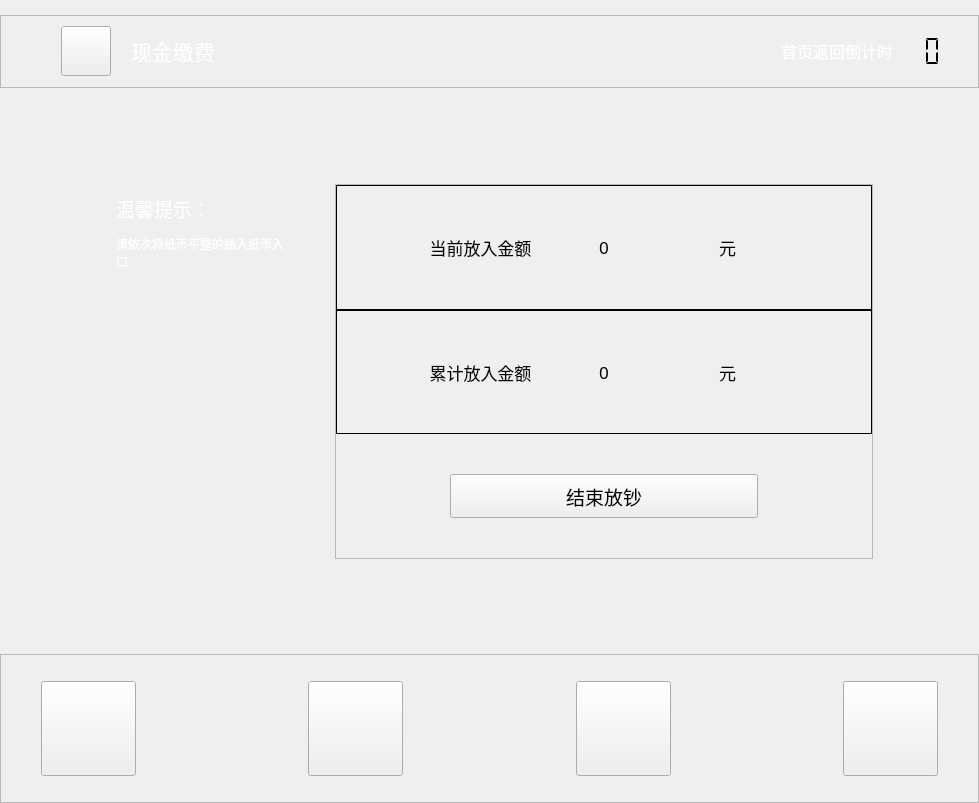
<?xml version="1.0" encoding="UTF-8"?>
<ui version="4.0">
 <class>CashPay</class>
 <widget class="QWidget" name="CashPay">
  <property name="geometry">
   <rect>
    <x>0</x>
    <y>0</y>
    <width>979</width>
    <height>803</height>
   </rect>
  </property>
  <property name="sizePolicy">
   <sizepolicy hsizetype="Preferred" vsizetype="Preferred">
    <horstretch>0</horstretch>
    <verstretch>0</verstretch>
   </sizepolicy>
  </property>
  <property name="windowTitle">
   <string>Form</string>
  </property>
  <layout class="QVBoxLayout" name="verticalLayout_5">
   <property name="spacing">
    <number>0</number>
   </property>
   <property name="leftMargin">
    <number>0</number>
   </property>
   <property name="topMargin">
    <number>0</number>
   </property>
   <property name="rightMargin">
    <number>0</number>
   </property>
   <property name="bottomMargin">
    <number>0</number>
   </property>
   <item>
    <spacer name="verticalSpacer_2">
     <property name="orientation">
      <enum>Qt::Vertical</enum>
     </property>
     <property name="sizeType">
      <enum>QSizePolicy::Fixed</enum>
     </property>
     <property name="sizeHint" stdset="0">
      <size>
       <width>20</width>
       <height>15</height>
      </size>
     </property>
    </spacer>
   </item>
   <item>
    <widget class="QFrame" name="frame_4">
     <property name="sizePolicy">
      <sizepolicy hsizetype="Preferred" vsizetype="Fixed">
       <horstretch>0</horstretch>
       <verstretch>0</verstretch>
      </sizepolicy>
     </property>
     <property name="frameShape">
      <enum>QFrame::StyledPanel</enum>
     </property>
     <property name="frameShadow">
      <enum>QFrame::Raised</enum>
     </property>
     <layout class="QHBoxLayout" name="horizontalLayout_9">
      <property name="spacing">
       <number>0</number>
      </property>
      <property name="leftMargin">
       <number>0</number>
      </property>
      <property name="topMargin">
       <number>0</number>
      </property>
      <property name="rightMargin">
       <number>0</number>
      </property>
      <property name="bottomMargin">
       <number>0</number>
      </property>
      <item>
       <spacer name="horizontalSpacer_47">
        <property name="orientation">
         <enum>Qt::Horizontal</enum>
        </property>
        <property name="sizeType">
         <enum>QSizePolicy::Fixed</enum>
        </property>
        <property name="sizeHint" stdset="0">
         <size>
          <width>60</width>
          <height>20</height>
         </size>
        </property>
       </spacer>
      </item>
      <item>
       <widget class="QPushButton" name="pushButton">
        <property name="sizePolicy">
         <sizepolicy hsizetype="Fixed" vsizetype="Fixed">
          <horstretch>0</horstretch>
          <verstretch>0</verstretch>
         </sizepolicy>
        </property>
        <property name="minimumSize">
         <size>
          <width>50</width>
          <height>50</height>
         </size>
        </property>
        <property name="maximumSize">
         <size>
          <width>50</width>
          <height>50</height>
         </size>
        </property>
        <property name="focusPolicy">
         <enum>Qt::TabFocus</enum>
        </property>
        <property name="styleSheet">
         <string notr="true">border-image: url(:/image/picture/qietu/返回.png);</string>
        </property>
        <property name="text">
         <string/>
        </property>
       </widget>
      </item>
      <item>
       <spacer name="horizontalSpacer_9">
        <property name="orientation">
         <enum>Qt::Horizontal</enum>
        </property>
        <property name="sizeType">
         <enum>QSizePolicy::Fixed</enum>
        </property>
        <property name="sizeHint" stdset="0">
         <size>
          <width>20</width>
          <height>20</height>
         </size>
        </property>
       </spacer>
      </item>
      <item>
       <widget class="QLabel" name="label_10">
        <property name="sizePolicy">
         <sizepolicy hsizetype="Preferred" vsizetype="Fixed">
          <horstretch>0</horstretch>
          <verstretch>0</verstretch>
         </sizepolicy>
        </property>
        <property name="minimumSize">
         <size>
          <width>0</width>
          <height>50</height>
         </size>
        </property>
        <property name="maximumSize">
         <size>
          <width>16777215</width>
          <height>50</height>
         </size>
        </property>
        <property name="font">
         <font>
          <family>微软雅黑</family>
          <pointsize>16</pointsize>
         </font>
        </property>
        <property name="text">
         <string>&lt;html&gt;&lt;head/&gt;&lt;body&gt;&lt;p&gt;&lt;span style=&quot; color:#ffffff;&quot;&gt;现金缴费&lt;/span&gt;&lt;/p&gt;&lt;/body&gt;&lt;/html&gt;</string>
        </property>
       </widget>
      </item>
      <item>
       <spacer name="horizontalSpacer_12">
        <property name="orientation">
         <enum>Qt::Horizontal</enum>
        </property>
        <property name="sizeHint" stdset="0">
         <size>
          <width>249</width>
          <height>20</height>
         </size>
        </property>
       </spacer>
      </item>
      <item>
       <widget class="QLabel" name="label_7">
        <property name="font">
         <font>
          <family>微软雅黑</family>
          <pointsize>12</pointsize>
         </font>
        </property>
        <property name="text">
         <string>&lt;html&gt;&lt;head/&gt;&lt;body&gt;&lt;p&gt;&lt;span style=&quot; color:#ffffff;&quot;&gt;首页返回倒计时&lt;/span&gt;&lt;/p&gt;&lt;/body&gt;&lt;/html&gt;</string>
        </property>
       </widget>
      </item>
      <item>
       <widget class="QLCDNumber" name="lcdNumber">
        <property name="sizePolicy">
         <sizepolicy hsizetype="Fixed" vsizetype="Fixed">
          <horstretch>0</horstretch>
          <verstretch>0</verstretch>
         </sizepolicy>
        </property>
        <property name="minimumSize">
         <size>
          <width>50</width>
          <height>50</height>
         </size>
        </property>
        <property name="maximumSize">
         <size>
          <width>50</width>
          <height>50</height>
         </size>
        </property>
        <property name="font">
         <font>
          <family>微软雅黑</family>
          <pointsize>12</pointsize>
         </font>
        </property>
        <property name="layoutDirection">
         <enum>Qt::LeftToRight</enum>
        </property>
        <property name="autoFillBackground">
         <bool>false</bool>
        </property>
        <property name="inputMethodHints">
         <set>Qt::ImhNone</set>
        </property>
        <property name="frameShape">
         <enum>QFrame::NoFrame</enum>
        </property>
        <property name="frameShadow">
         <enum>QFrame::Plain</enum>
        </property>
        <property name="lineWidth">
         <number>0</number>
        </property>
        <property name="midLineWidth">
         <number>0</number>
        </property>
        <property name="smallDecimalPoint">
         <bool>false</bool>
        </property>
        <property name="digitCount">
         <number>3</number>
        </property>
        <property name="segmentStyle">
         <enum>QLCDNumber::Flat</enum>
        </property>
        <property name="intValue" stdset="0">
         <number>0</number>
        </property>
       </widget>
      </item>
      <item>
       <spacer name="verticalSpacer_12">
        <property name="orientation">
         <enum>Qt::Vertical</enum>
        </property>
        <property name="sizeType">
         <enum>QSizePolicy::Fixed</enum>
        </property>
        <property name="sizeHint" stdset="0">
         <size>
          <width>20</width>
          <height>71</height>
         </size>
        </property>
       </spacer>
      </item>
      <item>
       <spacer name="horizontalSpacer_17">
        <property name="orientation">
         <enum>Qt::Horizontal</enum>
        </property>
        <property name="sizeType">
         <enum>QSizePolicy::Fixed</enum>
        </property>
        <property name="sizeHint" stdset="0">
         <size>
          <width>15</width>
          <height>20</height>
         </size>
        </property>
       </spacer>
      </item>
     </layout>
    </widget>
   </item>
   <item>
    <spacer name="verticalSpacer_4">
     <property name="orientation">
      <enum>Qt::Vertical</enum>
     </property>
     <property name="sizeHint" stdset="0">
      <size>
       <width>20</width>
       <height>40</height>
      </size>
     </property>
    </spacer>
   </item>
   <item>
    <layout class="QHBoxLayout" name="horizontalLayout_5">
     <property name="spacing">
      <number>0</number>
     </property>
     <item>
      <spacer name="horizontalSpacer_7">
       <property name="orientation">
        <enum>Qt::Horizontal</enum>
       </property>
       <property name="sizeType">
        <enum>QSizePolicy::Expanding</enum>
       </property>
       <property name="sizeHint" stdset="0">
        <size>
         <width>60</width>
         <height>20</height>
        </size>
       </property>
      </spacer>
     </item>
     <item>
      <layout class="QVBoxLayout" name="verticalLayout_4">
       <property name="spacing">
        <number>0</number>
       </property>
       <item>
        <widget class="QLabel" name="label_8">
         <property name="sizePolicy">
          <sizepolicy hsizetype="Fixed" vsizetype="Fixed">
           <horstretch>0</horstretch>
           <verstretch>0</verstretch>
          </sizepolicy>
         </property>
         <property name="minimumSize">
          <size>
           <width>189</width>
           <height>160</height>
          </size>
         </property>
         <property name="maximumSize">
          <size>
           <width>189</width>
           <height>160</height>
          </size>
         </property>
         <property name="font">
          <font>
           <family>Microsoft YaHei UI</family>
          </font>
         </property>
         <property name="styleSheet">
          <string notr="true">border-image: url(:/image/picture/qietu/info_shang.png);</string>
         </property>
         <property name="frameShape">
          <enum>QFrame::NoFrame</enum>
         </property>
         <property name="text">
          <string>&lt;!DOCTYPE HTML PUBLIC &quot;-//W3C//DTD HTML 4.0//EN&quot; &quot;http://www.w3.org/TR/REC-html40/strict.dtd&quot;&gt;
&lt;html&gt;&lt;head&gt;&lt;meta name=&quot;qrichtext&quot; content=&quot;1&quot; /&gt;&lt;style type=&quot;text/css&quot;&gt;
p, li { white-space: pre-wrap; }
&lt;/style&gt;&lt;/head&gt;&lt;body style=&quot; font-family:'Microsoft YaHei UI'; font-size:9pt; font-weight:400; font-style:normal;&quot;&gt;
&lt;p align=&quot;justify&quot; style=&quot; margin-top:12px; margin-bottom:12px; margin-left:0px; margin-right:0px; -qt-block-indent:0; text-indent:0px;&quot;&gt;&lt;span style=&quot; font-size:14pt; color:#ffffff;&quot;&gt;温馨提示：&lt;/span&gt;&lt;/p&gt;
&lt;p style=&quot; margin-top:12px; margin-bottom:12px; margin-left:0px; margin-right:0px; -qt-block-indent:0; text-indent:0px;&quot;&gt;&lt;span style=&quot; color:#ffffff;&quot;&gt;请依次将纸币平整的插入纸币入口&lt;/span&gt;&lt;/p&gt;&lt;/body&gt;&lt;/html&gt;</string>
         </property>
         <property name="textFormat">
          <enum>Qt::AutoText</enum>
         </property>
         <property name="scaledContents">
          <bool>false</bool>
         </property>
         <property name="alignment">
          <set>Qt::AlignLeading|Qt::AlignLeft|Qt::AlignTop</set>
         </property>
         <property name="wordWrap">
          <bool>true</bool>
         </property>
         <property name="margin">
          <number>9</number>
         </property>
         <property name="indent">
          <number>10</number>
         </property>
         <property name="openExternalLinks">
          <bool>false</bool>
         </property>
        </widget>
       </item>
       <item>
        <widget class="QLabel" name="label_9">
         <property name="sizePolicy">
          <sizepolicy hsizetype="Fixed" vsizetype="Fixed">
           <horstretch>0</horstretch>
           <verstretch>0</verstretch>
          </sizepolicy>
         </property>
         <property name="minimumSize">
          <size>
           <width>189</width>
           <height>215</height>
          </size>
         </property>
         <property name="styleSheet">
          <string notr="true">border-image: url(:/image/picture/qietu/info_xia5.jpg);</string>
         </property>
         <property name="text">
          <string/>
         </property>
        </widget>
       </item>
      </layout>
     </item>
     <item>
      <spacer name="horizontalSpacer_11">
       <property name="orientation">
        <enum>Qt::Horizontal</enum>
       </property>
       <property name="sizeType">
        <enum>QSizePolicy::Preferred</enum>
       </property>
       <property name="sizeHint" stdset="0">
        <size>
         <width>40</width>
         <height>20</height>
        </size>
       </property>
      </spacer>
     </item>
     <item>
      <widget class="QFrame" name="frame_6">
       <property name="sizePolicy">
        <sizepolicy hsizetype="Fixed" vsizetype="Fixed">
         <horstretch>0</horstretch>
         <verstretch>0</verstretch>
        </sizepolicy>
       </property>
       <property name="minimumSize">
        <size>
         <width>538</width>
         <height>375</height>
        </size>
       </property>
       <property name="maximumSize">
        <size>
         <width>538</width>
         <height>375</height>
        </size>
       </property>
       <property name="frameShape">
        <enum>QFrame::StyledPanel</enum>
       </property>
       <property name="frameShadow">
        <enum>QFrame::Raised</enum>
       </property>
       <layout class="QVBoxLayout" name="verticalLayout_3">
        <property name="spacing">
         <number>0</number>
        </property>
        <property name="leftMargin">
         <number>0</number>
        </property>
        <property name="topMargin">
         <number>0</number>
        </property>
        <property name="rightMargin">
         <number>0</number>
        </property>
        <property name="bottomMargin">
         <number>0</number>
        </property>
        <item>
         <widget class="QFrame" name="frame">
          <property name="frameShape">
           <enum>QFrame::Box</enum>
          </property>
          <property name="frameShadow">
           <enum>QFrame::Plain</enum>
          </property>
          <layout class="QVBoxLayout" name="verticalLayout">
           <property name="spacing">
            <number>0</number>
           </property>
           <property name="leftMargin">
            <number>0</number>
           </property>
           <property name="topMargin">
            <number>0</number>
           </property>
           <property name="rightMargin">
            <number>0</number>
           </property>
           <property name="bottomMargin">
            <number>0</number>
           </property>
           <item>
            <layout class="QHBoxLayout" name="horizontalLayout_3">
             <item>
              <spacer name="horizontalSpacer_2">
               <property name="orientation">
                <enum>Qt::Horizontal</enum>
               </property>
               <property name="sizeType">
                <enum>QSizePolicy::Preferred</enum>
               </property>
               <property name="sizeHint" stdset="0">
                <size>
                 <width>40</width>
                 <height>20</height>
                </size>
               </property>
              </spacer>
             </item>
             <item>
              <layout class="QHBoxLayout" name="horizontalLayout">
               <item>
                <widget class="QLabel" name="label">
                 <property name="sizePolicy">
                  <sizepolicy hsizetype="Preferred" vsizetype="Fixed">
                   <horstretch>0</horstretch>
                   <verstretch>0</verstretch>
                  </sizepolicy>
                 </property>
                 <property name="minimumSize">
                  <size>
                   <width>0</width>
                   <height>38</height>
                  </size>
                 </property>
                 <property name="font">
                  <font>
                   <family>微软雅黑</family>
                   <pointsize>13</pointsize>
                  </font>
                 </property>
                 <property name="text">
                  <string>当前放入金额</string>
                 </property>
                 <property name="alignment">
                  <set>Qt::AlignCenter</set>
                 </property>
                </widget>
               </item>
               <item>
                <widget class="QLabel" name="label_2">
                 <property name="sizePolicy">
                  <sizepolicy hsizetype="Fixed" vsizetype="Fixed">
                   <horstretch>0</horstretch>
                   <verstretch>0</verstretch>
                  </sizepolicy>
                 </property>
                 <property name="minimumSize">
                  <size>
                   <width>40</width>
                   <height>38</height>
                  </size>
                 </property>
                 <property name="font">
                  <font>
                   <family>微软雅黑</family>
                   <pointsize>13</pointsize>
                  </font>
                 </property>
                 <property name="text">
                  <string>0</string>
                 </property>
                 <property name="alignment">
                  <set>Qt::AlignCenter</set>
                 </property>
                </widget>
               </item>
               <item>
                <widget class="QLabel" name="label_5">
                 <property name="sizePolicy">
                  <sizepolicy hsizetype="Preferred" vsizetype="Fixed">
                   <horstretch>0</horstretch>
                   <verstretch>0</verstretch>
                  </sizepolicy>
                 </property>
                 <property name="minimumSize">
                  <size>
                   <width>0</width>
                   <height>38</height>
                  </size>
                 </property>
                 <property name="font">
                  <font>
                   <family>微软雅黑</family>
                   <pointsize>13</pointsize>
                  </font>
                 </property>
                 <property name="text">
                  <string>元</string>
                 </property>
                 <property name="alignment">
                  <set>Qt::AlignCenter</set>
                 </property>
                </widget>
               </item>
              </layout>
             </item>
             <item>
              <spacer name="horizontalSpacer_3">
               <property name="orientation">
                <enum>Qt::Horizontal</enum>
               </property>
               <property name="sizeType">
                <enum>QSizePolicy::Preferred</enum>
               </property>
               <property name="sizeHint" stdset="0">
                <size>
                 <width>40</width>
                 <height>20</height>
                </size>
               </property>
              </spacer>
             </item>
            </layout>
           </item>
          </layout>
         </widget>
        </item>
        <item>
         <widget class="QFrame" name="frame_2">
          <property name="frameShape">
           <enum>QFrame::Panel</enum>
          </property>
          <property name="frameShadow">
           <enum>QFrame::Plain</enum>
          </property>
          <layout class="QVBoxLayout" name="verticalLayout_2">
           <property name="spacing">
            <number>0</number>
           </property>
           <property name="leftMargin">
            <number>0</number>
           </property>
           <property name="topMargin">
            <number>0</number>
           </property>
           <property name="rightMargin">
            <number>0</number>
           </property>
           <property name="bottomMargin">
            <number>0</number>
           </property>
           <item>
            <layout class="QHBoxLayout" name="horizontalLayout_4">
             <item>
              <spacer name="horizontalSpacer_4">
               <property name="orientation">
                <enum>Qt::Horizontal</enum>
               </property>
               <property name="sizeType">
                <enum>QSizePolicy::Preferred</enum>
               </property>
               <property name="sizeHint" stdset="0">
                <size>
                 <width>40</width>
                 <height>20</height>
                </size>
               </property>
              </spacer>
             </item>
             <item>
              <layout class="QHBoxLayout" name="horizontalLayout_2">
               <item>
                <widget class="QLabel" name="label_3">
                 <property name="sizePolicy">
                  <sizepolicy hsizetype="Preferred" vsizetype="Fixed">
                   <horstretch>0</horstretch>
                   <verstretch>0</verstretch>
                  </sizepolicy>
                 </property>
                 <property name="minimumSize">
                  <size>
                   <width>0</width>
                   <height>38</height>
                  </size>
                 </property>
                 <property name="font">
                  <font>
                   <family>微软雅黑</family>
                   <pointsize>13</pointsize>
                  </font>
                 </property>
                 <property name="text">
                  <string>累计放入金额</string>
                 </property>
                 <property name="alignment">
                  <set>Qt::AlignCenter</set>
                 </property>
                </widget>
               </item>
               <item>
                <widget class="QLabel" name="label_4">
                 <property name="sizePolicy">
                  <sizepolicy hsizetype="Fixed" vsizetype="Fixed">
                   <horstretch>0</horstretch>
                   <verstretch>0</verstretch>
                  </sizepolicy>
                 </property>
                 <property name="minimumSize">
                  <size>
                   <width>40</width>
                   <height>38</height>
                  </size>
                 </property>
                 <property name="font">
                  <font>
                   <family>微软雅黑</family>
                   <pointsize>13</pointsize>
                  </font>
                 </property>
                 <property name="text">
                  <string>0</string>
                 </property>
                 <property name="alignment">
                  <set>Qt::AlignCenter</set>
                 </property>
                </widget>
               </item>
               <item>
                <widget class="QLabel" name="label_6">
                 <property name="sizePolicy">
                  <sizepolicy hsizetype="Preferred" vsizetype="Fixed">
                   <horstretch>0</horstretch>
                   <verstretch>0</verstretch>
                  </sizepolicy>
                 </property>
                 <property name="minimumSize">
                  <size>
                   <width>0</width>
                   <height>38</height>
                  </size>
                 </property>
                 <property name="font">
                  <font>
                   <family>微软雅黑</family>
                   <pointsize>13</pointsize>
                  </font>
                 </property>
                 <property name="text">
                  <string>元</string>
                 </property>
                 <property name="alignment">
                  <set>Qt::AlignCenter</set>
                 </property>
                </widget>
               </item>
              </layout>
             </item>
             <item>
              <spacer name="horizontalSpacer_5">
               <property name="orientation">
                <enum>Qt::Horizontal</enum>
               </property>
               <property name="sizeType">
                <enum>QSizePolicy::Preferred</enum>
               </property>
               <property name="sizeHint" stdset="0">
                <size>
                 <width>40</width>
                 <height>20</height>
                </size>
               </property>
              </spacer>
             </item>
            </layout>
           </item>
          </layout>
         </widget>
        </item>
        <item>
         <spacer name="verticalSpacer_5">
          <property name="orientation">
           <enum>Qt::Vertical</enum>
          </property>
          <property name="sizeType">
           <enum>QSizePolicy::Preferred</enum>
          </property>
          <property name="sizeHint" stdset="0">
           <size>
            <width>20</width>
            <height>40</height>
           </size>
          </property>
         </spacer>
        </item>
        <item>
         <layout class="QHBoxLayout" name="horizontalLayout_14">
          <property name="spacing">
           <number>6</number>
          </property>
          <item>
           <spacer name="horizontalSpacer_6">
            <property name="orientation">
             <enum>Qt::Horizontal</enum>
            </property>
            <property name="sizeHint" stdset="0">
             <size>
              <width>40</width>
              <height>20</height>
             </size>
            </property>
           </spacer>
          </item>
          <item>
           <widget class="QPushButton" name="pushButton_beginpay">
            <property name="sizePolicy">
             <sizepolicy hsizetype="Fixed" vsizetype="Fixed">
              <horstretch>0</horstretch>
              <verstretch>0</verstretch>
             </sizepolicy>
            </property>
            <property name="minimumSize">
             <size>
              <width>308</width>
              <height>44</height>
             </size>
            </property>
            <property name="maximumSize">
             <size>
              <width>308</width>
              <height>44</height>
             </size>
            </property>
            <property name="font">
             <font>
              <family>微软雅黑</family>
              <pointsize>14</pointsize>
             </font>
            </property>
            <property name="focusPolicy">
             <enum>Qt::NoFocus</enum>
            </property>
            <property name="styleSheet">
             <string notr="true">border-image: url(:/image/picture/qietu/anniu.png);</string>
            </property>
            <property name="text">
             <string>结束放钞</string>
            </property>
           </widget>
          </item>
          <item>
           <spacer name="horizontalSpacer_10">
            <property name="orientation">
             <enum>Qt::Horizontal</enum>
            </property>
            <property name="sizeHint" stdset="0">
             <size>
              <width>40</width>
              <height>20</height>
             </size>
            </property>
           </spacer>
          </item>
         </layout>
        </item>
        <item>
         <spacer name="verticalSpacer_6">
          <property name="orientation">
           <enum>Qt::Vertical</enum>
          </property>
          <property name="sizeType">
           <enum>QSizePolicy::Fixed</enum>
          </property>
          <property name="sizeHint" stdset="0">
           <size>
            <width>20</width>
            <height>40</height>
           </size>
          </property>
         </spacer>
        </item>
       </layout>
      </widget>
     </item>
     <item>
      <spacer name="horizontalSpacer_8">
       <property name="orientation">
        <enum>Qt::Horizontal</enum>
       </property>
       <property name="sizeHint" stdset="0">
        <size>
         <width>40</width>
         <height>20</height>
        </size>
       </property>
      </spacer>
     </item>
    </layout>
   </item>
   <item>
    <spacer name="verticalSpacer">
     <property name="orientation">
      <enum>Qt::Vertical</enum>
     </property>
     <property name="sizeHint" stdset="0">
      <size>
       <width>20</width>
       <height>40</height>
      </size>
     </property>
    </spacer>
   </item>
   <item>
    <widget class="QFrame" name="frame_5">
     <property name="sizePolicy">
      <sizepolicy hsizetype="Preferred" vsizetype="Fixed">
       <horstretch>0</horstretch>
       <verstretch>0</verstretch>
      </sizepolicy>
     </property>
     <property name="minimumSize">
      <size>
       <width>0</width>
       <height>149</height>
      </size>
     </property>
     <property name="maximumSize">
      <size>
       <width>16777215</width>
       <height>149</height>
      </size>
     </property>
     <property name="frameShape">
      <enum>QFrame::StyledPanel</enum>
     </property>
     <property name="frameShadow">
      <enum>QFrame::Raised</enum>
     </property>
     <layout class="QGridLayout" name="gridLayout_4">
      <property name="leftMargin">
       <number>0</number>
      </property>
      <property name="topMargin">
       <number>0</number>
      </property>
      <property name="rightMargin">
       <number>0</number>
      </property>
      <property name="bottomMargin">
       <number>0</number>
      </property>
      <property name="spacing">
       <number>0</number>
      </property>
      <item row="0" column="8">
       <spacer name="horizontalSpacer_15">
        <property name="orientation">
         <enum>Qt::Horizontal</enum>
        </property>
        <property name="sizeType">
         <enum>QSizePolicy::Preferred</enum>
        </property>
        <property name="sizeHint" stdset="0">
         <size>
          <width>40</width>
          <height>20</height>
         </size>
        </property>
       </spacer>
      </item>
      <item row="0" column="3">
       <widget class="QPushButton" name="pushButton_purchase">
        <property name="sizePolicy">
         <sizepolicy hsizetype="Fixed" vsizetype="Fixed">
          <horstretch>0</horstretch>
          <verstretch>0</verstretch>
         </sizepolicy>
        </property>
        <property name="minimumSize">
         <size>
          <width>95</width>
          <height>95</height>
         </size>
        </property>
        <property name="maximumSize">
         <size>
          <width>95</width>
          <height>95</height>
         </size>
        </property>
        <property name="focusPolicy">
         <enum>Qt::NoFocus</enum>
        </property>
        <property name="text">
         <string/>
        </property>
       </widget>
      </item>
      <item row="0" column="2">
       <spacer name="horizontalSpacer_14">
        <property name="orientation">
         <enum>Qt::Horizontal</enum>
        </property>
        <property name="sizeHint" stdset="0">
         <size>
          <width>40</width>
          <height>20</height>
         </size>
        </property>
       </spacer>
      </item>
      <item row="0" column="7">
       <widget class="QPushButton" name="pushButton_public">
        <property name="sizePolicy">
         <sizepolicy hsizetype="Fixed" vsizetype="Fixed">
          <horstretch>0</horstretch>
          <verstretch>0</verstretch>
         </sizepolicy>
        </property>
        <property name="minimumSize">
         <size>
          <width>95</width>
          <height>95</height>
         </size>
        </property>
        <property name="maximumSize">
         <size>
          <width>95</width>
          <height>95</height>
         </size>
        </property>
        <property name="focusPolicy">
         <enum>Qt::NoFocus</enum>
        </property>
        <property name="text">
         <string/>
        </property>
       </widget>
      </item>
      <item row="0" column="0">
       <spacer name="horizontalSpacer_16">
        <property name="orientation">
         <enum>Qt::Horizontal</enum>
        </property>
        <property name="sizeType">
         <enum>QSizePolicy::Preferred</enum>
        </property>
        <property name="sizeHint" stdset="0">
         <size>
          <width>40</width>
          <height>20</height>
         </size>
        </property>
       </spacer>
      </item>
      <item row="0" column="6">
       <spacer name="horizontalSpacer_22">
        <property name="orientation">
         <enum>Qt::Horizontal</enum>
        </property>
        <property name="sizeHint" stdset="0">
         <size>
          <width>40</width>
          <height>20</height>
         </size>
        </property>
       </spacer>
      </item>
      <item row="0" column="5">
       <widget class="QPushButton" name="pushButton_search">
        <property name="sizePolicy">
         <sizepolicy hsizetype="Fixed" vsizetype="Fixed">
          <horstretch>0</horstretch>
          <verstretch>0</verstretch>
         </sizepolicy>
        </property>
        <property name="minimumSize">
         <size>
          <width>95</width>
          <height>95</height>
         </size>
        </property>
        <property name="maximumSize">
         <size>
          <width>95</width>
          <height>95</height>
         </size>
        </property>
        <property name="focusPolicy">
         <enum>Qt::NoFocus</enum>
        </property>
        <property name="text">
         <string/>
        </property>
       </widget>
      </item>
      <item row="0" column="4">
       <spacer name="horizontalSpacer_21">
        <property name="orientation">
         <enum>Qt::Horizontal</enum>
        </property>
        <property name="sizeHint" stdset="0">
         <size>
          <width>40</width>
          <height>20</height>
         </size>
        </property>
       </spacer>
      </item>
      <item row="0" column="1">
       <widget class="QPushButton" name="pushButton_home">
        <property name="sizePolicy">
         <sizepolicy hsizetype="Fixed" vsizetype="Fixed">
          <horstretch>0</horstretch>
          <verstretch>0</verstretch>
         </sizepolicy>
        </property>
        <property name="minimumSize">
         <size>
          <width>95</width>
          <height>95</height>
         </size>
        </property>
        <property name="maximumSize">
         <size>
          <width>95</width>
          <height>95</height>
         </size>
        </property>
        <property name="focusPolicy">
         <enum>Qt::NoFocus</enum>
        </property>
        <property name="styleSheet">
         <string notr="true"/>
        </property>
        <property name="text">
         <string/>
        </property>
       </widget>
      </item>
     </layout>
    </widget>
   </item>
  </layout>
 </widget>
 <resources/>
 <connections/>
</ui>
